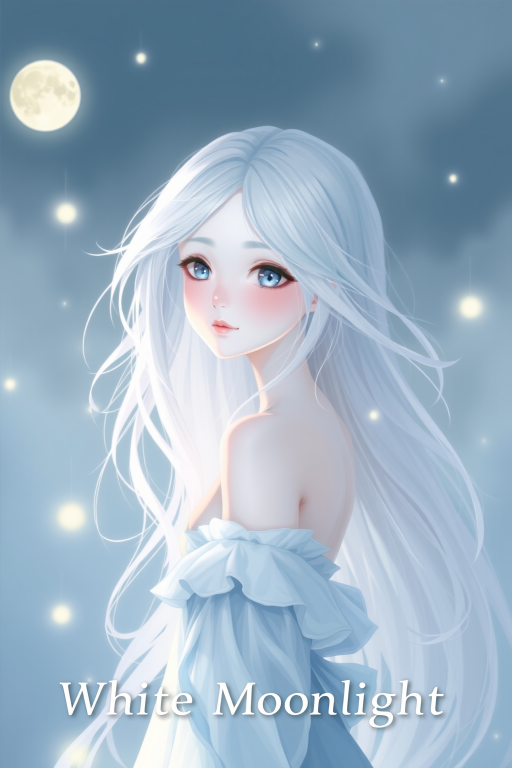
#> input picture temp/微信图片_20250226215630.png, 1024 x 1536 px (shown at 1/2 size)
$ python -i image_generator.py   (imports and definitions only)
#> lines starting #> are read from the running program, lines starting #| are printed output that depends on the picture
"""
AI图像生成模块

提供多种AI图像生成功能，包括文本生成图像、图像变体创建等
"""

import os
import io
import base64
import time
import random
import requests
from PIL import Image
from io import BytesIO
from dotenv import load_dotenv
import numpy as np

# 加载环境变量
# [1 line not run here, left out]

# 创建图像存储目录
GENERATED_IMAGES_DIR = "generated_images"
# [1 line not run here, left out]

# API配置
STABILITY_API_KEY = os.getenv("STABILITY_API_KEY")  # Stability AI API密钥
STABILITY_API_BASE = "https://api.stability.ai/v1/generation"
DASHSCOPE_API_KEY = os.getenv("DASHSCOPE_API_KEY")  # 通义千问API密钥
DASHSCOPE_API_BASE = "https://dashscope.aliyuncs.com/api/v1/services/aigc/text-generation/generation"
RUNNINGHUB_API_KEY = os.getenv("RUNNINGHUB_API_KEY")  # RunningHub API密钥
RUNNINGHUB_API_BASE = "https://www.runninghub.cn"  # RunningHub API基础URL
RUNNINGHUB_WORKFLOW_ID = "1889944455695441922"  # RunningHub 工作流ID

# 翻译API选项
TRANSLATION_APIS = {
    "baidu": "百度翻译",
    "dashscope": "通义千问"
}

# 创建图像风格列表
IMAGE_STYLES = {
    "写实": {"name": "写实风格，高清细节，自然光效", "preset": "photographic"},
    "油画": {"name": "油画风格，明显的笔触，丰富的色彩和质感", "preset": "digital-art"},
    "水彩": {"name": "水彩画风格，柔和的色彩过渡，轻盈通透的效果", "preset": "analog-film"},
    "插画": {"name": "插画风格，简洁线条，鲜明色彩，平面化设计", "preset": "comic-book"},
    "二次元": {"name": "日本动漫风格，大眼睛，精致的线条，鲜艳的色彩", "preset": "anime"},
    "像素艺术": {"name": "复古像素游戏风格，方块化的图像元素", "preset": "pixel-art"},
    "赛博朋克": {"name": "赛博朋克风格，未来感，霓虹灯效果，高科技与低生活的对比", "preset": "neon-punk"},
    "奇幻": {"name": "奇幻风格，魔法元素，超自然景观和生物", "preset": "fantasy-art"},
    "哥特": {"name": "哥特风格，黑暗氛围，尖顶建筑，华丽装饰", "preset": "digital-art"},
    "印象派": {"name": "印象派风格，强调光和色彩的表现，笔触明显且色彩鲜艳", "preset": "analog-film"},
    "极简主义": {"name": "极简主义风格，简洁的线条和形状，有限的色彩", "preset": "line-art"},
    "复古": {"name": "复古风格，怀旧色调，老式摄影效果", "preset": "analog-film"},
    "蒸汽朋克": {"name": "蒸汽朋克风格，维多利亚时代美学与蒸汽动力科技的结合", "preset": "digital-art"},
    "波普艺术": {"name": "波普艺术风格，明亮饱和的色彩，大众流行文化元素", "preset": "digital-art"},
    "超现实主义": {"name": "超现实主义风格，梦幻与现实的混合，不符合常理的场景", "preset": "fantasy-art"},
    "动漫": {"name": "动漫风格，清新可爱的动画效果", "preset": "anime"},
    "3D": {"name": "3D渲染风格，逼真的立体效果", "preset": "3d-render"},
    "素描": {"name": "素描风格，黑白线条勾勒", "preset": "sketch"},
    "水墨": {"name": "中国水墨画风格，意境优美", "preset": "ink"},
    "霓虹": {"name": "霓虹风格，明亮的发光效果", "preset": "neon"}
}

# 图像质量选项
IMAGE_QUALITY = {
    "标准": {"width": 1024, "height": 1024, "steps": 30},
    "高清": {"width": 1152, "height": 896, "steps": 40},
    "超清": {"width": 1536, "height": 640, "steps": 50}
}

class ImageGenerator:
    """图像生成类"""

    def __init__(self, api_key=None, baidu_trans_appid=None, baidu_trans_key=None,
                 dashscope_api_key=None, runninghub_api_key=None, translation_api="baidu"):
        """
        初始化图像生成器

        参数:
            api_key (str, optional): Stability API密钥
            baidu_trans_appid (str, optional): 百度翻译API的APPID
            baidu_trans_key (str, optional): 百度翻译API的密钥
            dashscope_api_key (str, optional): 通义千问API密钥
            runninghub_api_key (str, optional): RunningHub API密钥
            translation_api (str): 使用的翻译API
        """
        self.stability_api_key = api_key or STABILITY_API_KEY
        self.baidu_trans_appid = baidu_trans_appid or os.environ.get("BAIDU_TRANS_APPID")
        self.baidu_trans_key = baidu_trans_key or os.environ.get("BAIDU_TRANS_KEY")
        self.dashscope_api_key = dashscope_api_key or DASHSCOPE_API_KEY
        self.runninghub_api_key = runninghub_api_key or RUNNINGHUB_API_KEY
        self.translation_api = translation_api if translation_api in TRANSLATION_APIS else "baidu"

        if not self.stability_api_key and not self.runninghub_api_key:
            print("警告: 未提供任何API密钥，将使用模拟生成模式")

        if self.translation_api == "baidu" and (not self.baidu_trans_appid or not self.baidu_trans_key):
            print("警告: 未提供百度翻译API密钥，将使用模拟翻译模式")
        elif self.translation_api == "dashscope" and not self.dashscope_api_key:
            print("警告: 未提供通义千问API密钥，将使用模拟翻译模式")

    # [93 lines left out: function generate_from_text, not called in this run]

    def create_image_variation(self, image_path, variation_strength=0.7, use_mock=False):
        """
        创建图像变体

        参数:
            image_path (str): 原始图像路径
            variation_strength (float): 变化强度 (0-1)
            use_mock (bool): 是否使用模拟模式

        返回:
            str: 生成的变体图像文件路径
        """
        if use_mock or not self.stability_api_key:
            return self._mock_image_variation(image_path, variation_strength)
        else:
            try:
                # 实际项目中应调用API实现
                # 由于Stability AI API变体生成较复杂，这里我们用模拟实现
                return self._mock_image_variation(image_path, variation_strength)
            except Exception as e:
                print(f"API调用失败，切换到模拟模式: {e}")
                return self._mock_image_variation(image_path, variation_strength)

    # [181 lines left out: functions _call_stability_api, _sanitize_prompt, _mock_generate_image, not called in this run]

    def _mock_image_variation(self, image_path, variation_strength):
        """
        模拟图像变体创建

        参数:
            image_path (str): 原始图像路径
            variation_strength (float): 变化强度

        返回:
            str: 变体图像文件路径
        """
#> called with image_path = 'temp/微信图片_20250226215630.png', variation_strength = 0.7
        try:
            # 加载原始图像
            original_img = Image.open(image_path)
#> original_img is the input picture: PIL image 1024x1536 RGB; mean R, G, B 155, 177.2, 195.3

            # 调整大小（保持统一处理）
            max_size = 1024
            width, height = original_img.size
#> width = 1024; height = 1536
            if width > max_size or height > max_size:
                if width > height:
                    new_width = max_size
                    new_height = int(height * (max_size / width))
                else:
                    new_height = max_size
                    new_width = int(width * (max_size / height))
#> new_width = 682
                original_img = original_img.resize((new_width, new_height), Image.LANCZOS)
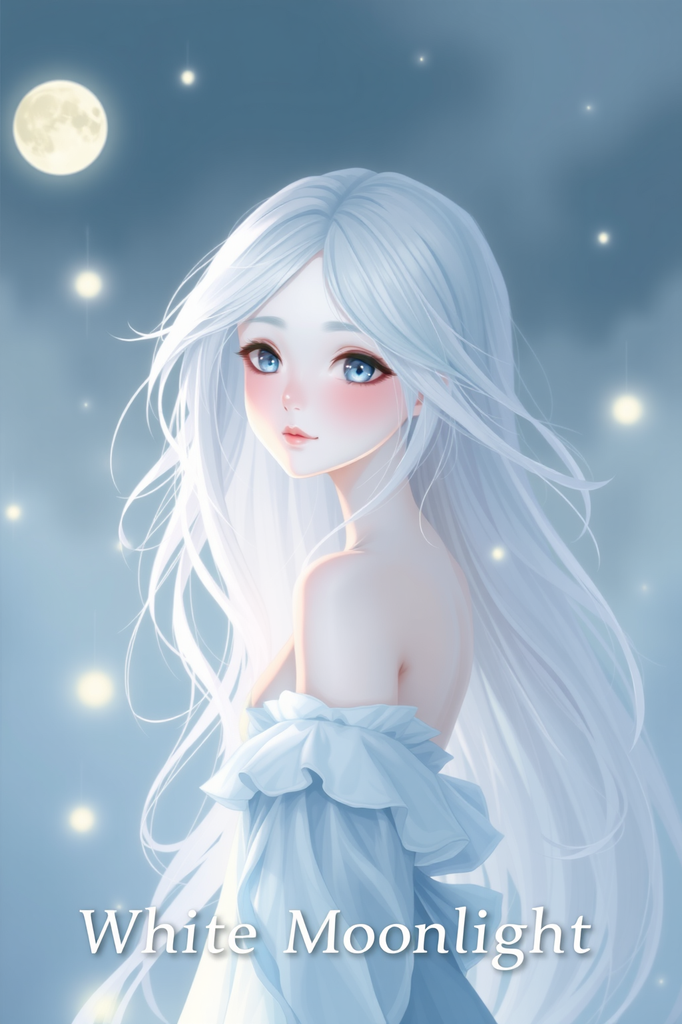
#> original_img: PIL image 682x1024 RGB; mean R, G, B 155, 177.2, 195.3

            # 转换为numpy数组
            img_array = np.array(original_img)

            # 添加随机变化
            noise = np.random.normal(0, 30 * variation_strength, img_array.shape).astype(np.int16)
            varied_array = np.clip(img_array.astype(np.int16) + noise, 0, 255).astype(np.uint8)

            # 调整颜色和对比度
            varied_img = Image.fromarray(varied_array)

            # 随机调整亮度、对比度和饱和度
            from PIL import ImageEnhance

            enhancer = ImageEnhance.Brightness(varied_img)
            varied_img = enhancer.enhance(random.uniform(0.8, 1.2))
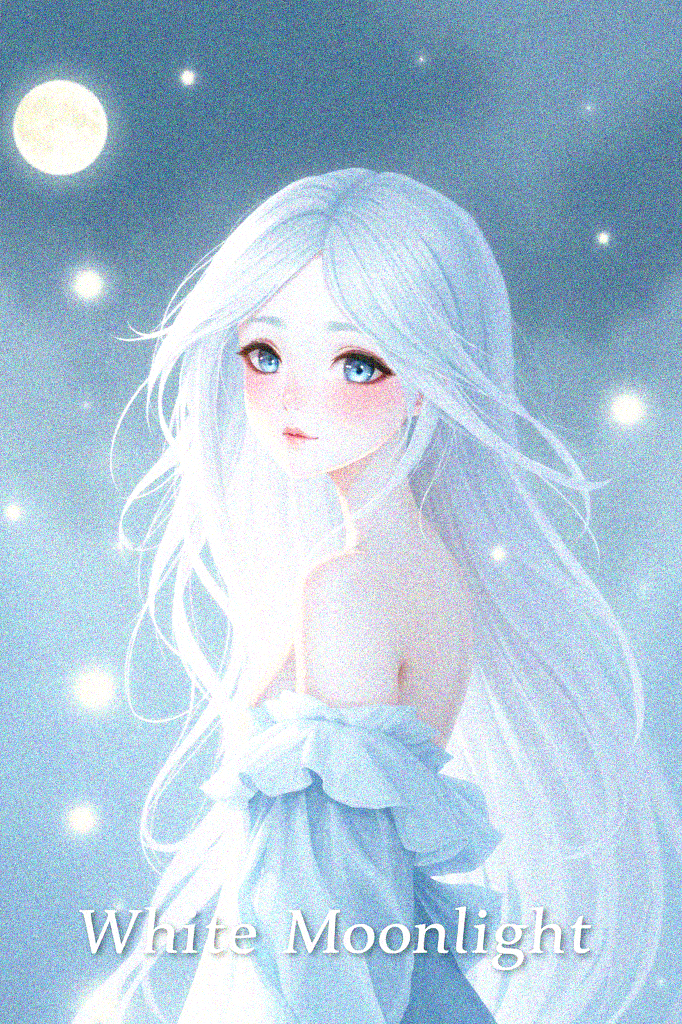
#> varied_img: PIL image 682x1024 RGB; mean R, G, B 172.8, 197.7, 216.4

            enhancer = ImageEnhance.Contrast(varied_img)
            varied_img = enhancer.enhance(random.uniform(0.9, 1.3))
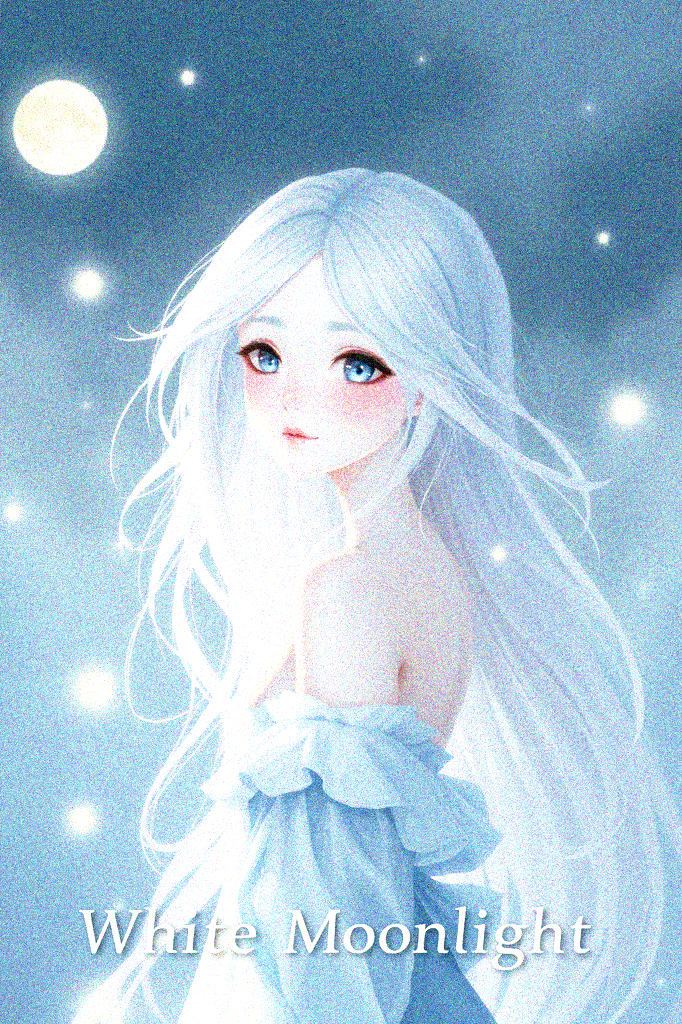
#> varied_img: PIL image 682x1024 RGB; mean R, G, B 166.8, 196.2, 217.3

            enhancer = ImageEnhance.Color(varied_img)
            varied_img = enhancer.enhance(random.uniform(0.9, 1.4))

            # 保存结果
            timestamp = int(time.time())
            output_path = os.path.join(GENERATED_IMAGES_DIR, f"var_{timestamp}_{os.path.basename(image_path)}")
            varied_img.save(output_path)

            return output_path

        except Exception as e:
            print(f"创建图像变体失败: {e}")
            # 如果处理失败，返回原图
            return image_path

    # [459 lines left out: functions _get_colors_from_prompt, _translate_text, _check_task_status, _get_task_outputs, _download_image, generate_image_runninghub and 4 more, not called in this run]

>>> result = ImageGenerator().create_image_variation('temp/微信图片_20250226215630.png')
